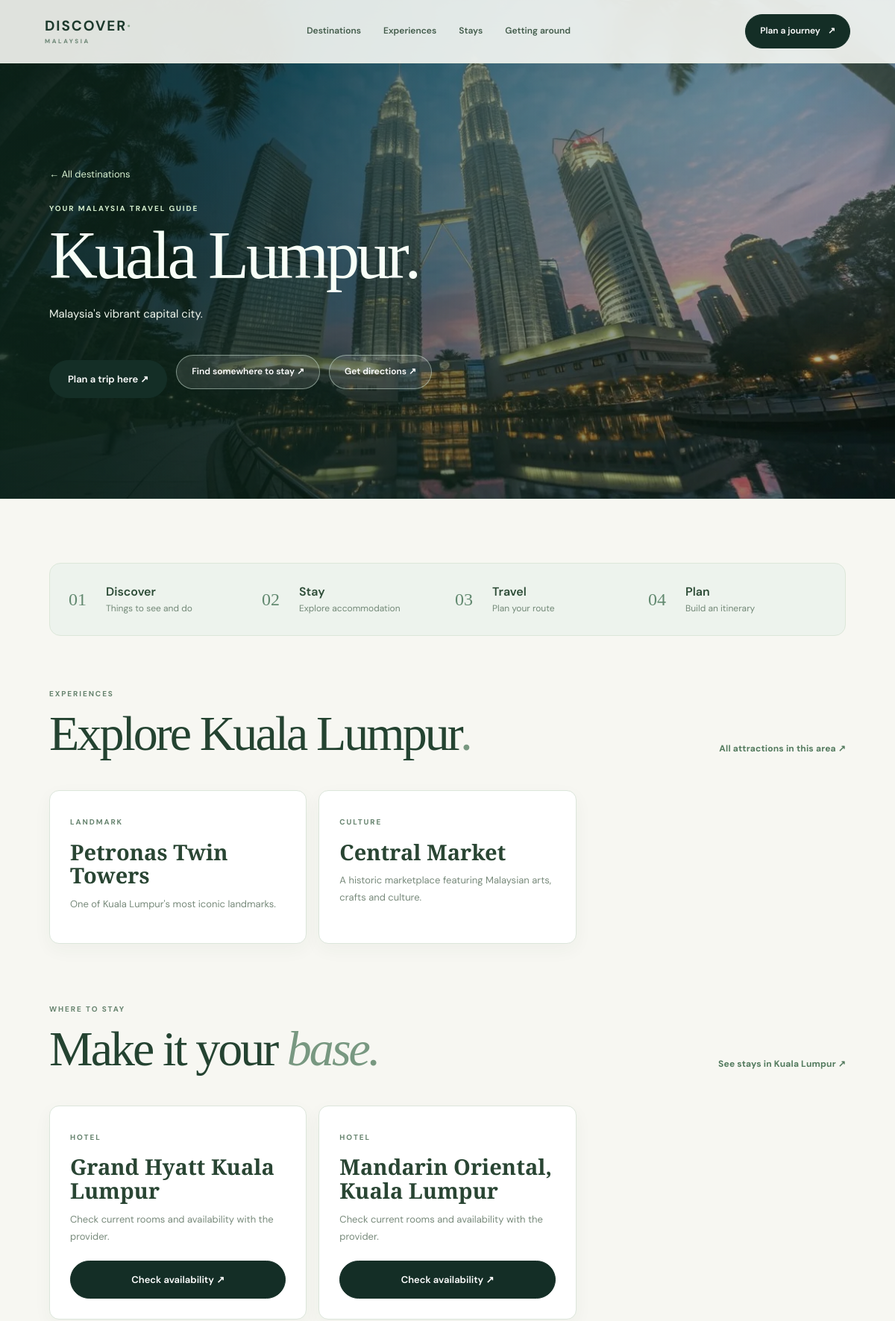
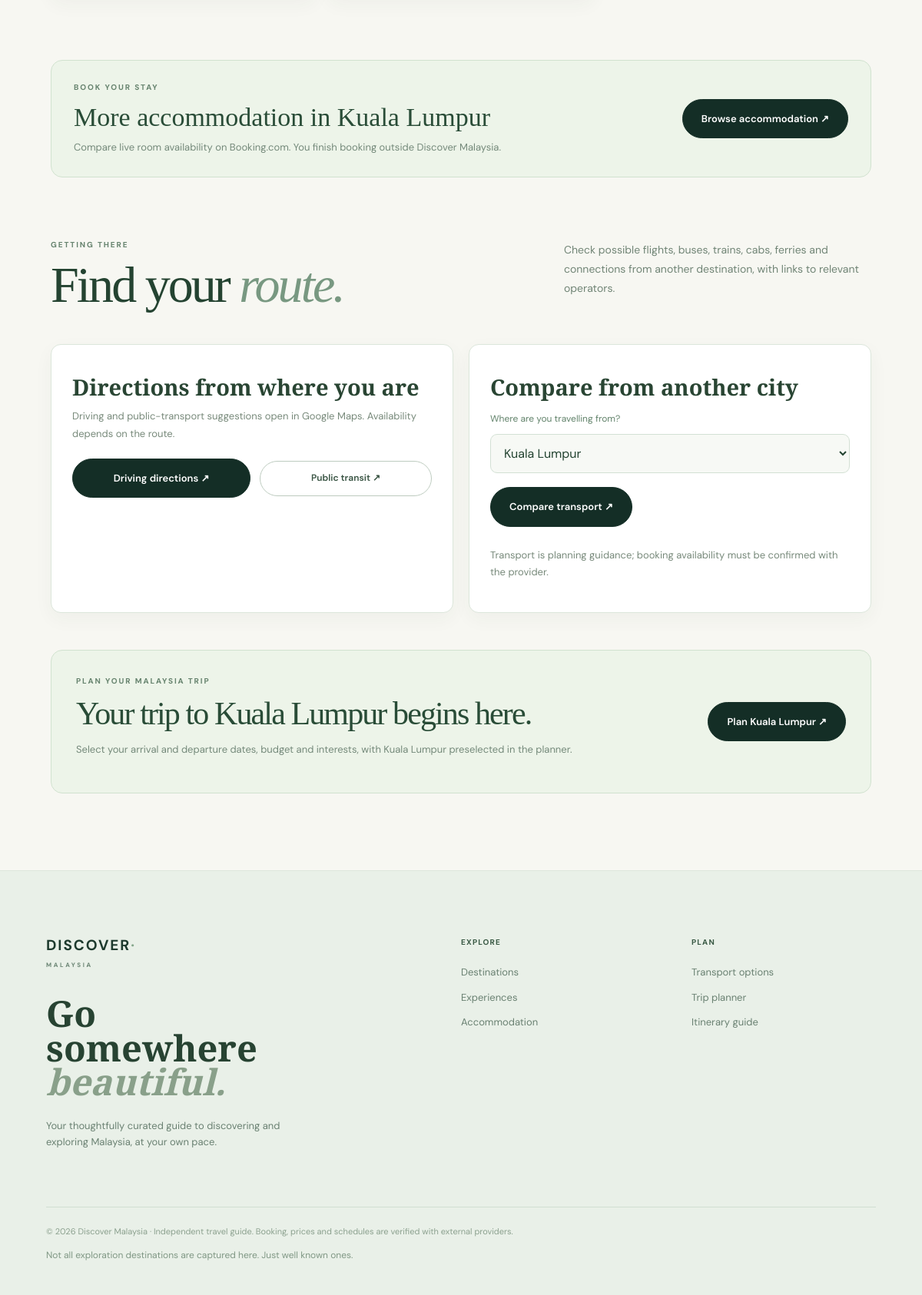
Page /destinations/kuala-lumpur on the committed database (2 pictures, top to bottom).
### tables this page shows
CREATE TABLE destinations (
    id INTEGER PRIMARY KEY AUTOINCREMENT,
    name TEXT NOT NULL,
    slug TEXT UNIQUE NOT NULL,
    description TEXT,
    image TEXT
, latitude REAL, longitude REAL);

CREATE TABLE attractions (
    id INTEGER PRIMARY KEY AUTOINCREMENT,

    destination_id INTEGER NOT NULL,

    name TEXT NOT NULL,
    slug TEXT UNIQUE NOT NULL,

    category TEXT,
    description TEXT,

    rating REAL DEFAULT 0,
    price REAL DEFAULT 0,

    image TEXT, latitude REAL, longitude REAL,

    FOREIGN KEY (destination_id)
        REFERENCES destinations(id)
        ON DELETE CASCADE
);

CREATE TABLE hotels (
    id INTEGER PRIMARY KEY AUTOINCREMENT,

    destination_id INTEGER NOT NULL,

    name TEXT NOT NULL,
    slug TEXT UNIQUE NOT NULL,

    type TEXT,

    description TEXT,

    rating REAL DEFAULT 0,

    price_per_night REAL DEFAULT 0,

    image TEXT, latitude REAL, longitude REAL, booking_url TEXT,

    FOREIGN KEY (destination_id)
        REFERENCES destinations(id)
        ON DELETE CASCADE
);

### app.py (the view)
@app.route('/destinations/<slug>')
def destination_detail(slug):
    if slug=='george-town':
        from flask import redirect, url_for
        return redirect(url_for('destination_detail',slug='penang'),code=301)
    db=get_db_connection()
    destination=db.execute('SELECT * FROM destinations WHERE slug=?',(slug,)).fetchone()
    if destination is None:
        db.close();abort(404)
    attractions=db.execute('SELECT * FROM attractions WHERE destination_id=? ORDER BY CASE WHEN rating>0 THEN 0 ELSE 1 END,rating DESC,name LIMIT 6',(destination['id'],)).fetchall()
    hotels=db.execute('SELECT h.*, d.name AS destination_name FROM hotels h JOIN destinations d ON h.destination_id=d.id WHERE d.id=? ORDER BY h.name LIMIT 4',(destination['id'],)).fetchall()
    origins=get_destinations(db)
    db.close()
    destination=dict(destination)
    name=destination['name']+', Malaysia'
    return render_template('destination_detail.html',d=destination,attractions=attractions,hotels=linked_hotels(hotels),origins=origins,booking_link=booking_search(destination['name']),driving_link=maps_directions(name,mode='driving'),transit_link=maps_directions(name,mode='transit'),more_attractions_link=maps_search('attractions near '+name))

### app.py (called while the page is built)
def get_destinations(connection):
    return [dict(x) for x in connection.execute('SELECT * FROM destinations ORDER BY name')]

def maps_search(search_term):
    return 'https://www.google.com/maps/search/?'+urlencode({'api':1,'query':search_term})

def maps_directions(destination, origin='', mode='driving'):
    args={'api':1,'destination':destination,'travelmode':mode}
    if origin:args['origin']=origin
    return 'https://www.google.com/maps/dir/?'+urlencode(args)

def booking_search(place):
    return 'https://www.booking.com/searchresults.html?'+urlencode({'ss':place+', Malaysia','selected_currency':'MYR'})

def linked_hotels(rows):
    result=[]
    for item in rows:
        h=dict(item)
        h['booking_link']=h.get('booking_url') or booking_search(h['name']+', '+h['destination_name'])
        h['maps_link']=maps_directions(h['name']+', '+h['destination_name']+', Malaysia')
        result.append(h)
    return result

### database/db.py (called while the page is built)
def get_db_connection():
    connection = sqlite3.connect(DATABASE_PATH)
    connection.row_factory = sqlite3.Row
    return connection

### templates/destination_detail.html
{% extends 'base.html' %}{% block title %}{{ d.name }} travel guide | Discover Malaysia{% endblock %}
{% block content %}<section class="page-hero destination-hero" style="--detail-image:url('{{ url_for('static',filename='images/editorial/' ~ d.slug ~ '.webp') }}')"><div class="container page-hero-content"><a class="back-link" href="{{ url_for('explore') }}">← All destinations</a><p class="section-label">YOUR MALAYSIA TRAVEL GUIDE</p><h1>{{ d.name }}<em>.</em></h1><p>{{ d.description }}</p><div class="hero-actions"><a class="primary-button" href="{{ url_for('trip_planner',destination=d.slug) }}">Plan a trip here ↗</a><a class="outline-button" href="{{ url_for('hotels',location=d.slug) }}">Find somewhere to stay ↗</a><a class="outline-button" href="{{ driving_link }}" target="_blank" rel="noopener noreferrer">Get directions ↗</a></div></div></section>
<section class="listing-section container detail-section"><div class="journey-steps"><div><span>01</span><strong>Discover</strong><small>Things to see and do</small></div><div><span>02</span><strong>Stay</strong><small>Explore accommodation</small></div><div><span>03</span><strong>Travel</strong><small>Plan your route</small></div><div><span>04</span><strong>Plan</strong><small>Build an itinerary</small></div></div>
<div class="section-heading"><div><p class="section-label">EXPERIENCES</p><h2>Explore {{ d.name }}<em>.</em></h2></div><a class="text-link" href="{{ url_for('attractions',location=d.slug) }}">All attractions in this area ↗</a></div>
<div class="guide-grid">{% for a in attractions %}<article class="guide-item"><span class="section-label">{{ a.category|title }}</span><h3>{{ a.name }}</h3><p>{{ a.description }}</p></article>{% else %}<div class="empty-state">Our local attractions guide is still growing. <a href="{{ more_attractions_link }}" target="_blank" rel="noopener noreferrer">Discover more on Google Maps ↗</a>.</div>{% endfor %}</div>
<div class="section-heading detail-subheading"><div><p class="section-label">WHERE TO STAY</p><h2>Make it your <em>base.</em></h2></div><a class="text-link" href="{{ url_for('hotels',location=d.slug) }}">See stays in {{ d.name }} ↗</a></div>
<div class="guide-grid">{% for h in hotels %}<article class="guide-item"><span class="section-label">{{ h.type|title }}</span><h3>{{ h.name }}</h3><p>Check current rooms and availability with the provider.</p><div class="card-actions"><a class="small-button" href="{{ h.booking_link }}" target="_blank" rel="noopener noreferrer">Check availability ↗</a></div></article>{% else %}<article class="guide-item"><p>Our curated list for {{ d.name }} is being expanded. You can still browse accommodation on the booking provider.</p><a class="small-button" href="{{ booking_link }}" target="_blank" rel="noopener noreferrer">Find available stays ↗</a></article>{% endfor %}</div>
<div class="booking-panel detail-subheading"><div><p class="section-label">BOOK YOUR STAY</p><h3>More accommodation in {{ d.name }}</h3><p>Compare live room availability on Booking.com. You finish booking outside Discover Malaysia.</p></div><a class="primary-button" href="{{ booking_link }}" target="_blank" rel="noopener noreferrer">Browse accommodation ↗</a></div>
<div class="section-heading detail-subheading"><div><p class="section-label">GETTING THERE</p><h2>Find your <em>route.</em></h2></div><p class="section-description">Check possible flights, buses, trains, cabs, ferries and connections from another destination, with links to relevant operators.</p></div>
<div class="split-panels"><div class="guide-item"><h3>Directions from where you are</h3><p>Driving and public-transport suggestions open in Google Maps. Availability depends on the route.</p><div class="card-actions"><a class="small-button" href="{{ driving_link }}" target="_blank" rel="noopener noreferrer">Driving directions ↗</a><a class="outline-button" href="{{ transit_link }}" target="_blank" rel="noopener noreferrer">Public transit ↗</a></div></div><form class="guide-item origin-form" method="get" action="{{ url_for('transport') }}"><h3>Compare from another city</h3><label for="originCity">Where are you travelling from?</label><select name="origin" id="originCity">{% for origin in origins %}<option value="{{ origin.name }}" {% if origin.slug=='kuala-lumpur' %}selected{% endif %}>{{ origin.name }}</option>{% endfor %}</select><input type="hidden" name="destination" value="{{ d.name }}"><button class="primary-button" type="submit">Compare transport ↗</button><p class="micro-note">Transport is planning guidance; booking availability must be confirmed with the provider.</p></form></div>
<div class="planning-panel"><div><p class="section-label">PLAN YOUR MALAYSIA TRIP</p><h2>Your trip to {{ d.name }} begins here.</h2><p>Select your arrival and departure dates, budget and interests, with {{ d.name }} preselected in the planner.</p></div><a class="primary-button" href="{{ url_for('trip_planner', destination=d.slug) }}">Plan {{ d.name }} ↗</a></div>
</section>{% endblock %}

### static/css/immersive.css (style rules this page uses)
:root { --emerald:#48d3a2;--mint:#a7f6d5;--deep:#081613;--glass:rgba(15,39,31,.73) }
html { scroll-padding-top:100px }
body { background:#081613;overflow-x:hidden }
.page-hero,.destination-hero { background-color:#0b1f18 }
.page-hero:before { content:"";position:absolute;inset:0;pointer-events:none;background:radial-gradient(ellipse at 85% 12%,#3ea47025,transparent 51%) }
.page-hero-content { position:relative;z-index:1 }
.filter-bar,.route-planner,.planner-step,.guide-item,.travel-option,.attraction-card,.hotel-card { box-shadow:0 13px 38px #0002 }
.destination-card,.attraction-card,.hotel-card,.guide-item,.travel-option { transition:transform .22s ease-out,border-color .25s,box-shadow .25s;transform-style:preserve-3d }

### rows in the picture
destinations: slug (picture), name "Kuala Lumpur", description "Malaysia's vibrant capital city."
attractions: category "LANDMARK", name "Petronas Twin Towers", description "One of Kuala Lumpur's most iconic landmarks."
attractions: category "CULTURE", name "Central Market", description "A historic marketplace featuring Malaysian arts, crafts and culture."
hotels: type "HOTEL", name "Grand Hyatt Kuala Lumpur"
hotels: type "HOTEL", name "Mandarin Oriental, Kuala Lumpur"

### other values in the picture
form field origin "Kuala Lumpur"
